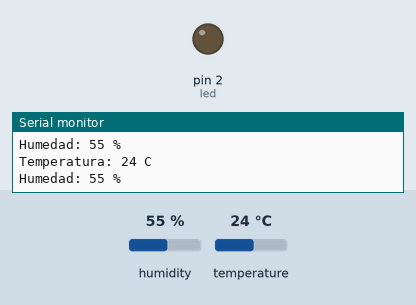
Bench run of a sketch on a simulated Arduino Uno, built with avr-gcc and run on an emulated ATmega328P. On the bench: output pins drawn as LEDs (lit = HIGH), the last lines printed to the serial monitor. The inputs (shaded band) are chosen by the test bench; at power-on: temperature 24 °C, humidity 55 %.

Above: at 2.8 s.
2.9 s: temperature set to 26 °C
At 5.9 s:
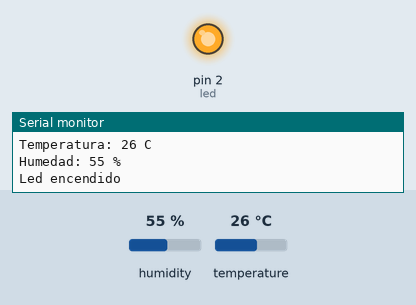
6.5 s: temperature set to 12 °C
At 9.8 s:
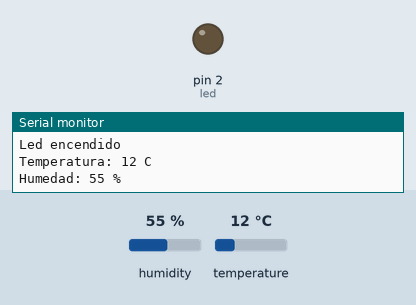
10.5 s: temperature set to 28 °C
At 12.7 s:
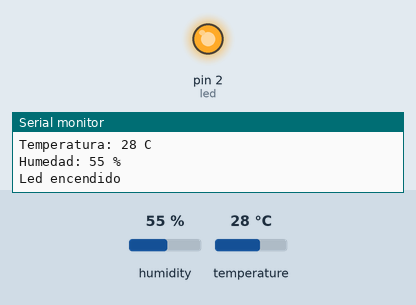
Timing chart, 0 to 14.2 s (numbered marks = the images above; inputs shaded):
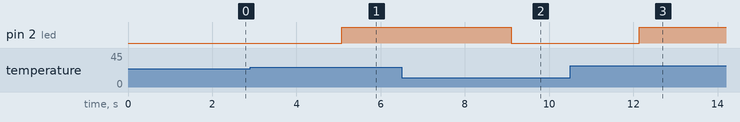

The sketch:

DHT.ino
```cpp
#include <DHT.h>

#define led 2
#define sensor A0

DHT dht(sensor, DHT11);

int temp = 0;
int hum = 0;

void setup() {

  Serial.begin(9600);
  pinMode(sensor, INPUT);
  pinMode(led, OUTPUT);

  dht.begin();

}

void loop() {

  hum = dht.readHumidity();
  temp = dht.readTemperature();

  Serial.print("Temperatura: ");
  Serial.print(temp);
  Serial.println(" C");

  Serial.print("Humedad: ");
  Serial.print(hum);
  Serial.println(" %");
  Serial.println();

  delay(1000);

  while(temp >= 25){

    Serial.println("Led encendido");
    digitalWrite(led, HIGH);
    temp = dht.readTemperature();
    delay(2000);

  }

  digitalWrite(led, LOW);
}
```

Measured:
- the behaviour switches between 24 and 25 °C on temperature (found by bisection; images 0 and 1)
- after the input at 2.9 s, pin 2 (led): LOW → HIGH after 2.2 s
- after the input at 6.5 s, pin 2 (led): HIGH → LOW after 2.6 s
- after the input at 10.5 s, pin 2 (led): LOW → HIGH after 1.6 s
